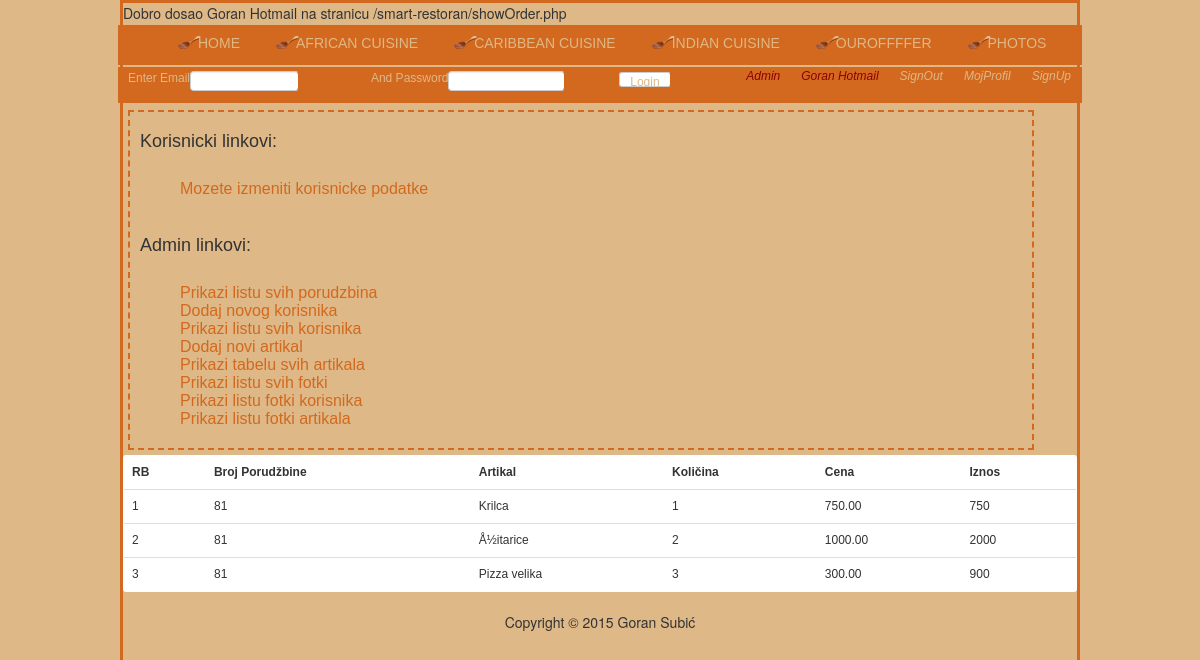
/showOrder.php?uoid=81 (signed in), run on the app's committed database.
### tables this page shows
CREATE TABLE IF NOT EXISTS `userorder_item` (
  `item_id` int(11) NOT NULL,
  `userorder_id` int(11) NOT NULL,
  `quantity` int(11) NOT NULL,
  `price` decimal(10,2) NOT NULL
);

CREATE TABLE IF NOT EXISTS `item` (
  `id` int(11) NOT NULL,
  `title` varchar(50) NOT NULL,
  `description` varchar(250) NOT NULL,
  `image_url` varchar(250) NOT NULL,
  `price` decimal(10,2) NOT NULL,
  `today_menu` tinyint(1) NOT NULL,
  `menu` tinyint(1) NOT NULL,
  `staff_id` int(11) DEFAULT NULL
);

### class/OrderDAO.php (called while the page is built, shortened)
<?php
class OrderDAO {
    public function orderItems($uoid){
        $dbConn = new DbConnection();
        $connection = $dbConn->connectToDB();
        $sqloi = "SELECT userorder_item.item_id, userorder_item.userorder_id, userorder_item.quantity, userorder_item.price, ";
        $sqloi .= "item.title ";
        $sqloi .= "FROM userorder_item JOIN item ON userorder_item.item_id = item.id ";
        $sqloi .= " WHERE userorder_item.userorder_id = {$uoid}";
        if(!$resultsoi = $connection->query($sqloi)){
            die("<br />Doslo je do greske u upitu za ispis userorder_item's: " . $connection->error );
        }
        return $resultsoi;
    }
}

### showOrder.php (the view, shortened to what this page needs)
<?php
if($_SESSION['is_admin'] == 1){
    echo "Dobro dosao {$_SESSION['name']} na stranicu {$_SERVER['PHP_SELF']}";
    if(isset($_GET['uoid'])){
        $uoid = $_GET['uoid'];
    }
}else{
    header("Location:ouroffer.php");
}
include "headeradmin.php";
include "class/OrderDAO.php";
$order = new OrderDAO();
$orderItems = $order->orderItems($uoid);
$rb = 0;
?>
<table class="table table-hover datagrid">
    <tr>
        <th>RB</th>
        <th>Broj Porudžbine</th>
        <th>Artikal</th>
        <th>Količina</th>
        <th>Cena</th>
        <th>Iznos</th>
    </tr>
    <?php WHILE($rowItem = $orderItems->fetch_assoc()){
        $acc = $rowItem['quantity'] * $rowItem['price'];
        $rb++;
        ?>
    <tr>
        <td><?php echo $rb; ?></td>
        <td><?php echo $uoid; ?></td>
        <td><?php echo $rowItem['title']; ?></td>
        <td><?php echo $rowItem['quantity']; ?></td>
        <td><?php echo $rowItem['price']; ?></td>
        <td><?php echo $acc; ?></td>
    </tr>
    <?php } ?>
</table>
<?php
    include "footer.php";
?>

### style.css (style rules this page uses)
body { width: 960px; margin: auto; background-color: #deb887; border: solid chocolate; }
.datagrid { font: normal 12px/150% Arial, Helvetica, sans-serif; background: #fff; overflow: hidden; border: 1px solid #A65B1A; -webkit-border-radius: 3px; -moz-border-radius: 3px; border-radius: 3px; }

### data on the page
userorder_item: item.title "Krilca", quantity "1", price "750.00", acc "750"
userorder_item: item.title "Å½itarice", quantity "2", price "1000.00", acc "2000"
userorder_item: item.title "Pizza velika", quantity "3", price "300.00", acc "900"

### other printed values
$_SESSION['name'] "Goran Hotmail"
$_SERVER['PHP_SELF'] "/smart-restoran/showOrder.php"
